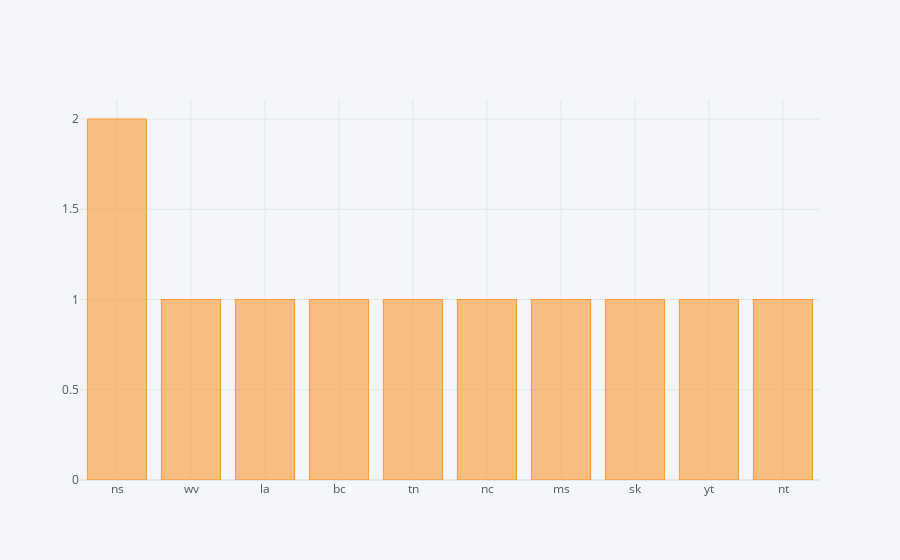

This figure's notebook cell:
### Code cell
df[df.country == 'gb']['state'].value_counts().iplot(kind="bar")

### Figure 1 — Plotly figure (JSON) as saved in the notebook; plotly's stock layout.template omitted (floating-point values rounded to 4 significant figures)
{"data": [{"marker": {"color": "rgba(255, 153, 51, 0.6)", "line": {"color": "rgba(255, 153, 51, 1.0)", "width": 1}}, "name": "state", "orientation": "v", "text": "", "type": "bar", "x": ["ns", "wv", "la", "bc", "tn", "nc", "ms", "sk", "yt", "nt"], "y": [2, 1, 1, 1, 1, 1, 1, 1, 1, 1]}], "layout": {"legend": {"bgcolor": "#F5F6F9", "font": {"color": "#4D5663"}}, "paper_bgcolor": "#F5F6F9", "plot_bgcolor": "#F5F6F9", "title": {"font": {"color": "#4D5663"}}, "xaxis": {"gridcolor": "#E1E5ED", "showgrid": true, "tickfont": {"color": "#4D5663"}, "title": {"font": {"color": "#4D5663"}, "text": ""}, "zerolinecolor": "#E1E5ED"}, "yaxis": {"gridcolor": "#E1E5ED", "showgrid": true, "tickfont": {"color": "#4D5663"}, "title": {"font": {"color": "#4D5663"}, "text": ""}, "zerolinecolor": "#E1E5ED"}}}
